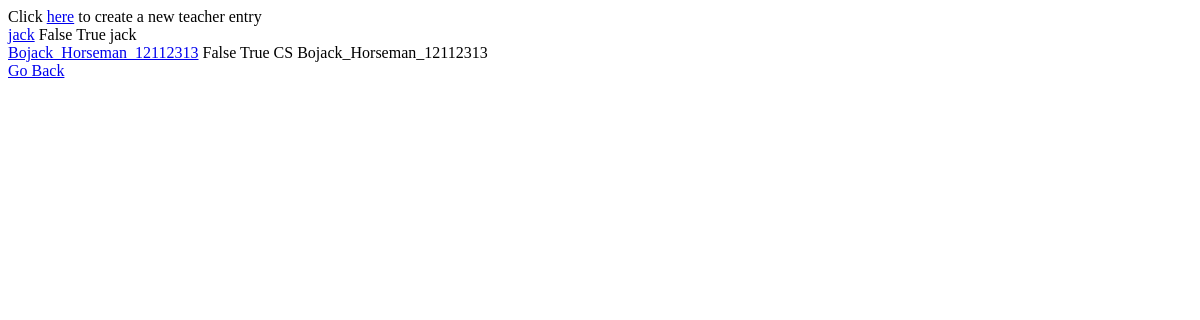
Before: /teachers/ with the older database file.
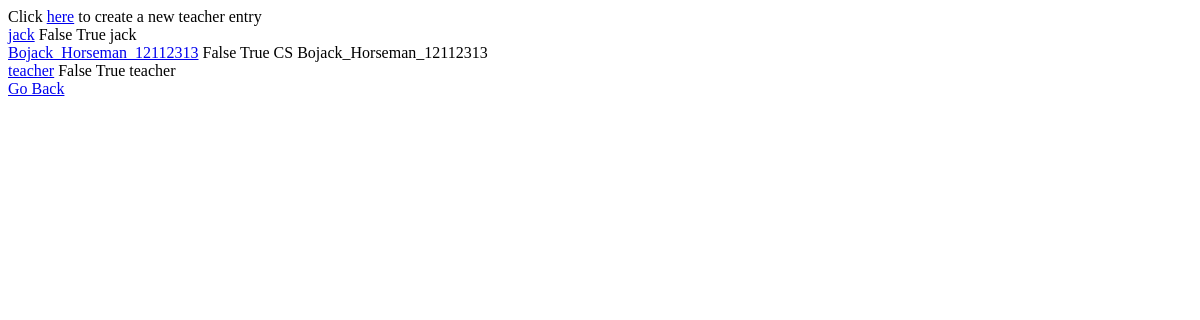
After: the same page with the newer database file.
### teacher/models.py (models this page shows, shortened)
class Teacher(models.Model):
    user = models.OneToOneField('user.User', on_delete=models.CASCADE)
    employee_id = models.CharField(max_length=20, blank = True, null=True)
    deptt = models.ForeignKey('department.Department', null = True, blank= True, on_delete=models.SET_NULL)

### user/models.py (models this page shows, shortened)
class User(AbstractUser):
    pass
    phone_no = models.CharField(max_length=15, null=True, blank=True)
    address = models.CharField(max_length=100, null = True, blank= True)
    year_of_joining = models.IntegerField(null=True, blank=True)
    is_admin = models.BooleanField(default=True)
    is_teacher = models.BooleanField(default=False)
    is_student = models.BooleanField(default=False)

### department/models.py (models this page shows)
class Department(models.Model):
    department_name = models.CharField(max_length=50)
    hod = models.OneToOneField('teacher.Teacher', null= True, blank= True, on_delete=models.SET_NULL)
    def __str__(self):
        return self.department_name

### teacher/views.py (the view)
# urls.py: path("", TeacherListView.as_view(), name = 'teacher-list-view'),
class TeacherListView(ListView):
    template_name = "teacher/teacher_list.html"
    context_object_name = 'teachers'
    def get_queryset(self):
        queryset = Teacher.objects.all()
        return queryset

### teacher/templates/teacher/teacher_list.html
<div>
    Click <a href="{% url 'teachers:teacher-create-view' %}">here</a> to create a new teacher entry
</div>
<div>
    {% for teacher in teachers %}
        <div>
            <a href="{% url 'teachers:teacher-detail-view' teacher.pk %}">{{teacher.user.username}}</a>
            {{teacher.user.is_student}}
            {{teacher.user.is_teacher}}
            {{teacher.department}}
            {{teacher.user.username}}
        </div>
    {% endfor %}
</div>
<div>
    <a href="{% url 'landing-page' %}">Go Back</a>
</div>

Changed rows visible on the page:
added Teacher: user.username "teacher", user.is_student "False", user.is_teacher "True"
